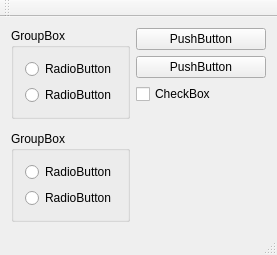
<?xml version="1.0" encoding="UTF-8"?>
<ui version="4.0">
 <class>MainWindow</class>
 <widget class="QMainWindow" name="MainWindow">
  <property name="geometry">
   <rect>
    <x>0</x>
    <y>0</y>
    <width>277</width>
    <height>248</height>
   </rect>
  </property>
  <property name="windowTitle">
   <string>MainWindow</string>
  </property>
  <widget class="QWidget" name="centralWidget">
   <layout class="QFormLayout" name="formLayout">
    <item row="0" column="0">
     <widget class="QGroupBox" name="groupBox">
      <property name="title">
       <string>GroupBox</string>
      </property>
      <layout class="QGridLayout" name="gridLayout">
       <item row="0" column="0">
        <widget class="QRadioButton" name="radioButton">
         <property name="text">
          <string>RadioButton</string>
         </property>
        </widget>
       </item>
       <item row="1" column="0">
        <widget class="QRadioButton" name="radioButton_2">
         <property name="text">
          <string>RadioButton</string>
         </property>
        </widget>
       </item>
      </layout>
     </widget>
    </item>
    <item row="0" column="1">
     <layout class="QVBoxLayout" name="verticalLayout">
      <item>
       <widget class="QPushButton" name="pushButton">
        <property name="text">
         <string>PushButton</string>
        </property>
       </widget>
      </item>
      <item>
       <widget class="QPushButton" name="pushButton_2">
        <property name="text">
         <string>PushButton</string>
        </property>
       </widget>
      </item>
      <item>
       <widget class="QCheckBox" name="checkBox">
        <property name="text">
         <string>CheckBox</string>
        </property>
       </widget>
      </item>
     </layout>
    </item>
    <item row="1" column="0">
     <spacer name="verticalSpacer">
      <property name="orientation">
       <enum>Qt::Vertical</enum>
      </property>
      <property name="sizeHint" stdset="0">
       <size>
        <width>20</width>
        <height>0</height>
       </size>
      </property>
     </spacer>
    </item>
    <item row="2" column="0">
     <widget class="QGroupBox" name="groupBox_2">
      <property name="title">
       <string>GroupBox</string>
      </property>
      <layout class="QGridLayout" name="gridLayout_2">
       <item row="1" column="0">
        <widget class="QRadioButton" name="radioButton_4">
         <property name="text">
          <string>RadioButton</string>
         </property>
        </widget>
       </item>
       <item row="0" column="0">
        <widget class="QRadioButton" name="radioButton_3">
         <property name="text">
          <string>RadioButton</string>
         </property>
        </widget>
       </item>
      </layout>
     </widget>
    </item>
   </layout>
  </widget>
  <widget class="QToolBar" name="mainToolBar">
   <attribute name="toolBarArea">
    <enum>TopToolBarArea</enum>
   </attribute>
   <attribute name="toolBarBreak">
    <bool>false</bool>
   </attribute>
  </widget>
  <widget class="QStatusBar" name="statusBar"/>
 </widget>
 <layoutdefault spacing="6" margin="11"/>
 <resources/>
 <connections>
  <connection>
   <sender>pushButton</sender>
   <signal>clicked()</signal>
   <receiver>MainWindow</receiver>
   <slot>close()</slot>
   <hints>
    <hint type="sourcelabel">
     <x>209</x>
     <y>48</y>
    </hint>
    <hint type="destinationlabel">
     <x>191</x>
     <y>200</y>
    </hint>
   </hints>
  </connection>
  <connection>
   <sender>checkBox</sender>
   <signal>toggled(bool)</signal>
   <receiver>groupBox_2</receiver>
   <slot>setShown(bool)</slot>
   <hints>
    <hint type="sourcelabel">
     <x>219</x>
     <y>101</y>
    </hint>
    <hint type="destinationlabel">
     <x>124</x>
     <y>240</y>
    </hint>
   </hints>
  </connection>
 </connections>
</ui>
